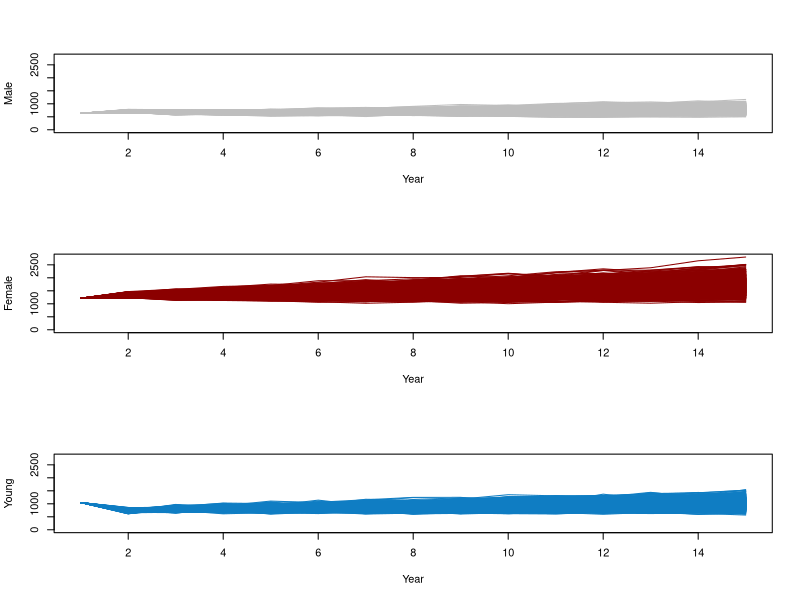
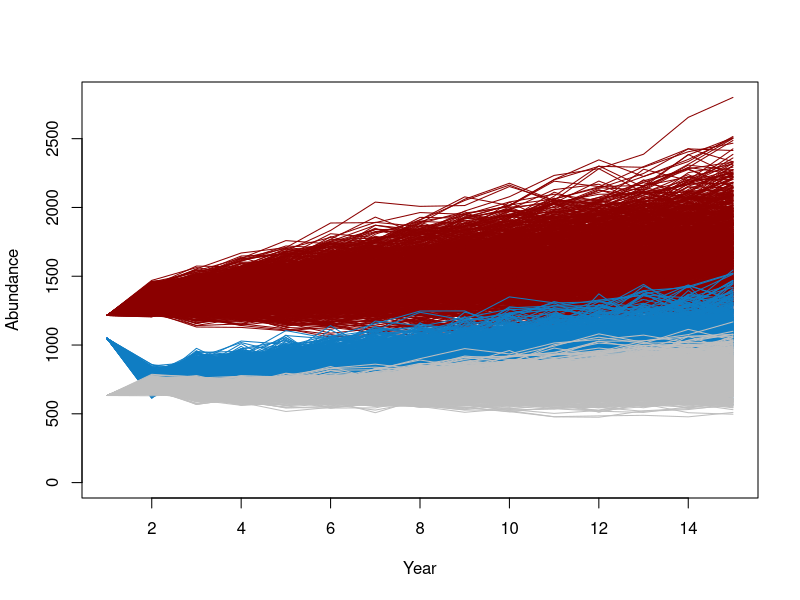

The R script that drew these images, in order:
      #  Population simulation
      #  05/2015
################################################################################
      #  Population simulation function takes a series of of inputs and returns
      #  an array with dimensions n years, 10, n sexes.
      #  The model is pre-birth pulse, two sex and assumes equal sex ratios at
      #  birth.  Harvest is incorporate through the survival term, i.e. the
      #  input survival rates should include harvest mortality.  This model has
      #  2 age classes.
################################################################################
      #  Inputs
      #  nyr = a single value describing the number of years to simulate
      #  process.error = logical, if TRUE reproduction is distributed as
      #    Poisson and survival follows a binomial process, if FALSE the matrix
      #    projection model is deterministic
      #  phi.trends = the amount of change in survival that occurs each year, a
      #    vector of length 4
      #  fec.trends = the amount of change in fecundity each year, a vector of
      #    length 2
      #  start.pop = a vector of length 4 specifying the starting size of each
      #    population demographic
      #  phi = a matrix (4 x 2) describing the min and max (columns) survival
      #    for each demographic (rows), where the first two rows describe female
      #    survival and the last two rows depict male survival
      #  fec = a matrix (2 x 2) describing the min and max (columns) fecundity
      #    for each age class of females.  Here fecundity is the number of young
      #    born to a given animal each year.
      #  prop.harv.mort = a matrix (2 X 2) describing the proportion of
      #    mortality that is due to harvest.  For example, if survival is 0.8
      #    then mortality is 0.2 and if 0.7 of that is harvest related then 0.14
      #    of the population dies by harvest and 0.06 of the population dies
      #    from other causes each year.
################################################################################
      PopSim2 <- function(nyr, process.error,
                          phi.trends, fec.trends, start.pop, phi, fec,
                          prop.harv.mort){

        #  Initialize population size matrix
        N <- PHI <- HM <- HMN <- array(NA, dim = c(nyr, 2, 2))

        #  Create first year abundance
        N[1,,] <- start.pop

        #  Draw demographic rates, potentailly with randomly changing values and
        #  trends
        PHI[,,] <- sapply(1:4, function(i){
                          round(runif(nyr, phi[i,1], phi[i,2]), 2) +
                          phi.trends[i] * 1:nyr
        })
        FEC <- sapply(1:2, function(i){
                          round(runif(nyr, fec[i,1], fec[i,2]), 2) +
                          fec.trends[i] * 1:nyr
        })

        #  Calculate first year harvest mortality
        for(sex in 1:2){
          HM[1,,sex] <- round((1 - PHI[1,,sex]) * prop.harv.mort[sex,], 2)
          HMN[1,,sex] <- round(N[1,,sex] * HM[1,,sex])
        }

        #  Grow the population according to known parameters
        if(process.error){
          for(y in 2:nyr){
            for(sex in 1:2){
              N[y,1,sex] <- rpois(1, sum(N[y-1,2,1] * FEC[y-1,2]/2))
			  nn1 <- rbinom(1, size = N[y-1,1,sex], prob = PHI[y-1,1,sex])
			  nn2 <- rbinom(1, size = N[y-1,2,sex], prob = PHI[y-1,2,sex])
              N[y,2,sex] <- round(nn1 + nn2)
              HM[y,,sex] <- round((1 - PHI[y,,sex]) * prop.harv.mort[sex,], 2)
              HMN[y,,sex] <- round(N[y,,sex] * HM[y,,sex])
            }  #  s
          }  #  y
        }else{
          for(y in 2:nyr){
            for(sex in 1:2){
              N[y,1,sex] <- round(sum(N[y-1,2,1] * FEC[y-1,2]/2))
			  nn1 <- N[y-1,1,sex] * PHI[y-1,1,sex]
			  nn2 <- N[y-1,2,sex] * PHI[y-1,2,sex]
              N[y,2,sex] <- round(nn1 + nn2)
              HM[y,,sex] <- round((1 - PHI[y,,sex]) * prop.harv.mort[sex,], 2)
              HMN[y,,sex] <- round(N[y,,sex] * HM[y,,sex])
            }  #  sex
          }  #  y
        }  #  else

        #  Gather outputs in a list
        out <- list("Year" = 1:nyr,
                    "N" = N,
                    "PHI" = PHI,
                    "PHI.noharv" = 1 - (1 - (PHI + HM)),
                    "FEC" = FEC,
                    "HM" = HM,
					"OM" = 1 - (PHI + HM),
                    "HMN" = HMN)

      return(out)
      }  #  Close function
################################################################################
    #  Example Call
    x <- PopSim2(
        nyr = 15,
        process.error = T,
        phi.trends = c(0,0,0,0),
        fec.trends = c(0, 0),
        start.pop = c(524, 1215, 524, 633),
        phi = matrix(c(0.55, 0.60, 0.8, 0.89, 0.55, 0.60, 0.6, 0.7), nrow = 4,
          byrow = T),
        fec = matrix(c(0, 0, 0.55, 0.65), nrow = 2, byrow = T),
        prop.harv.mort = matrix(c(0.5, 0.5, 0.4, 0.9), nrow = 2)
	)
  
#################################################################################
  # Simulate multiple runs of model
  # indexing year, age, sex
  #
  
  nReps <- 1000
  
  jfSurv <- c(0.55, 0.60)
  afSurv <- c(0.77, 0.93)
  jmSurv <- c(0.55, 0.60)
  amSurv <- c(0.60, 0.70)
  
  fec <- c( 0.55, 0.65 )
  
  harv <- c(0.5, 0.5, 0.4, 0.9 )
  
  x <- replicate( nReps, expr=PopSim2(
        nyr = 15,
        process.error = T,
        phi.trends = c(0,0,0,0),
        fec.trends = c(0, 0),
        start.pop = c(524, 1215, 524, 633),
        phi = matrix(c(jfSurv[1], jfSurv[2], afSurv[1], afSurv[2],
                       jmSurv[1], jmSurv[2], amSurv[1], amSurv[2] ), nrow = 4,
          byrow = T),
        fec = matrix(c(0, 0, fec[1], fec[2]), nrow = 2, byrow = T),
        prop.harv.mort = matrix(harv, nrow = 2)
    ), simplify=FALSE
  )
  
#################################################################################
  # plot abundance by age and sex
  # indexing year, age, sex
  #
  
#  par( mfrow=c(2,1) )
#  plot( x[[1]]$N[,1,1] ~ c( 1:dim(x$N)[1] ), type="l", xlab="Year", ylab="Female", ylim=c(0,2000) )
#  lines( x[[1]]$N[,2,1] ~ c( 1:dim(x$N)[1] ), type="l", xlab="Year", ylim=c(0,2000) )  
#  plot( x[[1]]$N[,1,2]~ c( 1:dim(x$N)[1] ), type="l", xlab="Year", ylab="Male", ylim=c(0,2000) )
#  lines( x[[1]]$N[,2,2] ~ c( 1:dim(x$N)[1] ), type="l", xlab="Year", ylim=c(0,2000) )

  par( mfrow=c(3,1) )
  
  maxY <- 0
  for( i in 1:nReps ){
    maxY <- max( maxY, max( x[[i]]$N ) )
  }
  # Adult males
  plot( x[[1]]$N[,2,2]~ c( 1:dim(x[[1]]$N)[1] ), type="l", xlab="Year",
        ylab="Male", ylim=c(0,maxY), col="grey" )
  for( i in 2:nReps ){
    lines( x[[i]]$N[,2,2] ~ c( 1:dim(x[[i]]$N)[1] ), type="l", xlab="Year",
        col="grey" )
  }
  
  # adult females
  plot( x[[1]]$N[,2,1]~ c( 1:dim(x[[1]]$N)[1] ), type="l", xlab="Year", 
        ylab="Female", ylim=c(0,maxY), col="darkred" )
  for( i in 2:nReps ){
    lines( x[[i]]$N[,2,1] ~ c( 1:dim(x[[i]]$N)[1] ), type="l", xlab="Year",
        col="darkred" )
  }
  
  # adult females
  plot( apply( x[[1]]$N[,1,], 1, sum) ~ c( 1:dim(x[[1]]$N)[1] ), type="l", xlab="Year",
        ylab="Young", ylim=c(0,maxY), col="#0F7dc3" )
  for( i in 2:nReps ){
    lines( apply( x[[i]]$N[,1,], 1, sum)  ~ c( 1:dim(x[[i]]$N)[1] ), type="l", xlab="Year",
        col="#0F7dc3" )
  }

# on the same plot  
par( mfrow=c(1,1) )
  
  maxY <- 0
  for( i in 1:nReps ){
    maxY <- max( maxY, max( x[[i]]$N ) )
  }
  # Adult males
  plot( x[[1]]$N[,2,2]~ c( 1:dim(x[[1]]$N)[1] ), type="l", xlab="Year",
        ylab="Abundance", ylim=c(0,maxY), col="grey" )
    
  # adult females
  lines( x[[1]]$N[,2,1]~ c( 1:dim(x[[1]]$N)[1] ), type="l", xlab="Year", 
        ylab="Female", ylim=c(0,maxY), col="darkred" )
  for( i in 2:nReps ){
    lines( x[[i]]$N[,2,1] ~ c( 1:dim(x[[i]]$N)[1] ), type="l", xlab="Year",
        col="darkred" )
  }
  
  # young
  lines( apply( x[[1]]$N[,1,], 1, sum) ~ c( 1:dim(x[[1]]$N)[1] ), type="l", xlab="Year",
        ylab="Young", ylim=c(0,maxY), col="#0F7dc3" )
  for( i in 2:nReps ){
    lines( apply( x[[i]]$N[,1,], 1, sum)  ~ c( 1:dim(x[[i]]$N)[1] ), type="l", xlab="Year",
        col="#0F7dc3" )
  }
  # back to males
  for( i in 2:nReps ){
    lines( x[[i]]$N[,2,2] ~ c( 1:dim(x[[i]]$N)[1] ), type="l", xlab="Year",
        col="grey" )
  }
  
  
#################################################################################
	#  Gather data for jags
# 	nyr <- dim(x$N)[1]
# 	airyr <- seq(1, nyr, by = 3)
# 	nair <- length(airyr)
# 	yfyr <- sample(1:nyr, round(nyr * .6))
# 	nyf <- length(yfyr)
# 	yfrat <- (x$N[,1,1] + x$N[,1,2])/x$N[,2,1]
# 	mfyr <- yfyr
# 	nmf <- length(mfyr)
# 	fSyr <- c(1:5, 8:10)
# 	nSf <- length(fSyr)
# 	jSyr <- c(3:7, 9:14)
# 	nSj <- length(jSyr)
# 	fH <- apply(x$HMN[,,1], 1, sum)
# 	mH <- apply(x$HMN[,,2], 1, sum)
# 	meanr <- mean((x$N[,1,1] + x$N[,1,2])/x$N[,2,1])
# 	meanjs <- mean(c(x$PHI[,1,1], x$PHI[,1,2]))
# 	meanfs <- mean(x$PHI[,2,1])
# 	muf1 <- sum(x$N[1,,]) * .6
# 	mum1 <- muf1 * 0.45
# 	muy1 <- muf1 * 0.6
# 	mfrat <- x$N[,2,2]/x$N[,2,1]
# 	Nobs <- rpois(dim(x$N)[1], apply(x$N, 1, sum))
# #################################################################################
#     require(R2jags)
#     sink("C:/tmp/bugs1.txt")
#     cat("
#     model{
# 				
# 		#  Priors on survival and fecundity
# 		muR ~ dnorm(0, .01)
# 		mujS ~ dnorm(0, .01)T(-5, 5)
# 		mufS ~ dnorm(0, .01)T(-5, 5)
# 		mumS ~ dnorm(0, .01)T(-5, 5)
# 		for(yr in 1:nyr){
# 			logit(jS[yr]) <- mujS
# 			logit(fS[yr]) <- mufS
# 			logit(mS[yr]) <- mumS
# 			R[yr] <- exp(muR)
# 		}
# 
# 		#  Prior on first year population size
# 		Ny[1] ~ dnorm(muy1, 0.00001)T(0,)
# 		Nf[1] ~ dnorm(muf1, 0.00001)T(0,)
# 		Nm[1] ~ dnorm(mum1, 0.00001)T(0,)
# 		Ntot[1] <- Ny[1] + Nf[1] + Nm[1]
# 		ny[1] <- Ny[1] 
# 		nm[1] <- Nm[1]
# 		nf[1] <- Nf[1]
# 		
# 		for(yr in 2:nyr){
# 			#  YOY
# 			Ny[yr] ~ dpois(Nf[yr] * R[yr])
# 			#  Adults
# 			nf[yr] <- round(Nf[yr-1] * fS[yr-1] + 0.5 * Ny[yr-1] * jS[yr-1] - 
# 							fH[yr])
# 			Nf[yr] ~ dpois(nf[yr])
# 			nm[yr] <- round(Nm[yr-1] * mS[yr-1] + 0.5 * Ny[yr-1] * jS[yr-1] - 
# 							mH[yr])
# 			Nm[yr] ~ dpois(nm[yr])
# 			Ntot[yr] <- Ny[yr] + Nf[yr] + Nm[yr]
# 		}  #  y
# 
# 		#  Observation Models
# 		#  Abundance Observation
# 		for(i in 2:nair){
# 			counts[i] ~ dnorm(Ntot[airyr[i]], nse[i])T(0,)
# 		}
# 	
# 		#  YF Ratio Observations
# 		for(i in 1:nyf){
# 			yfdat[i] ~ dnorm(R[yfyr[i]], yfse[i])T(0, 1)
# 		}
# 		
# 		#  MF Ratio Observations
# 		for(i in 1:nmf){
# 			mfdat[i] ~ dnorm(mf[mfyr[i]], mfse[i])T(0, 1)
# 		}
# 		
# 		#  Survival Observations
# 		for(i in 1:nSf){
# 			fSdat[i] ~ dnorm(fS[fSyr[i]], fSse[i])T(0, 1)
# 		}
# 
# 		for(i in 1:nSj){
# 			jSdat[i] ~ dnorm(jS[jSyr[i]], jSse[i])T(0, 1)	
# 		}
# 		
# 		#  Derived 
# 		for(yr in 1:nyr){
# 			mf[yr] <- (Nm[yr] + 0.001)/(Nf[yr] + 0.001)
# 			yf[yr] <- (Ny[yr] + 0.001)/(Nf[yr] + 0.001)
# 		}
# 		lambda[1] <- 1
# 		for(yr in 2:nyr){
# 		 lambda[yr] <- (Ntot[yr] + 0.001)/(Ntot[yr-1] + 0.001)
# 		 logla[yr] <- log(lambda[yr])
# 		}
# 		geoLambda <- exp((1/(nyr-1))*sum(logla[2:(nyr)])) 
# 		
# 	}
# 	",fill=TRUE)
#     sink()
# ###############################################################################################
# 	dat <- list("nyr" = nyr,
# 				
# 				"nSf" = nSf,	
# 				"fSdat" = x$PHI.noharv[fSyr,2,1],
# 				"fSse" = 1/(runif(nSf, 0.001, 0.004)^2),
# 				"fSyr" = fSyr,
# 
# 				"nSj" = nSj,	
# 				"jSdat" = apply(x$PHI.noharv[,1,], 1, mean)[jSyr],
# 				"jSse" = 1/(runif(nSj, 0.001, 0.004) ^ 2),
# 				"jSyr" = jSyr,
# 
# 				"nyf" = nyf,
# 				"yfdat" = yfrat[yfyr],
# 				"yfse" = 1/(runif(nyf, .002, .04)^2),
# 				"yfyr" = yfyr,
# 				
# 				"nmf" = nmf,
# 				"mfdat" = mfrat,
# 				"mfse" = 1/(runif(nmf, 0.001, 0.04) ^ 2),
# 				"mfyr" = mfyr,
# 
# 				"nair" = nair,
# 				"counts" = Nobs[airyr],
# 				"nse" = 1/(2*Nobs[airyr]),
# 				"airyr" = airyr,
# 				
# 				"muy1" = muy1,
# 				"muf1" = muf1,
# 				"mum1" = mum1,
# 				
# 				"mH" = mH,
# 				"fH" = fH,
# 				
# 				"meanr" = log(meanr),
# 				"meanfs" = qlogis(meanfs),
# 				"meanjs" = qlogis(meanjs)
# 	)
# 
# 	source("C:/Users/josh.nowak/Documents/GitHub/Demo/helpers/gen_init.R")
# 	inits <- replicate(3, gen_init(dat, model_name = "cR_cjS_cfS_cmS_pe.txt"), 
# 					simplify = F)
# 
# 	parms <- c("mf", "yf", "Ntot", "Nf", "Nm", "Ny", "jS", "mS", "fS", "R", 
# 				      "mufS", "mujS", "muR")
# 
# 	#  Call
# 	out <- jags(data = dat,
#                 inits = inits,
#                 parameters.to.save = parms,
#                 model.file = "C:/tmp/bugs1.txt",
#                 n.chains = 3,
#                 n.iter = 10000,
#                 n.burnin = 5000,
#                 n.thin = 2)
# #################################################################################
# 	#  Recruitment
# 	rr <- t(apply(out$BUGS$sims.list$R, 2, quantile, c(0.025, 0.5, 0.975)))
#     plot(1:nyr, rr[,2], 
# 			xlab = "Year",
# 			ylab = "Recruitment",
# 			type = "l",
# 			lwd = 2)
# 	lines(1:nyr, rr[,1], lty = 2)
# 	lines(1:nyr, rr[,3], lty = 2)
# 	points(1:nyr, x$FEC[,2], pch = 19, col = "red")
# 	legend("top", c("Truth", "Estimate"), lty = c(NA, 1), pch = c(19, NA), 
# 			lwd = 2, col = c("red", "black"), bty = "n")
#   
# 	#  Juvenile Survival
# 	ys <- t(apply(out$BUGS$sims.list$jS, 2, quantile, c(0.025, 0.5, 0.975)))
#     plot(1:nyr, ys[,2], 
# 			xlab = "Year",
# 			ylab = "Juvenile Survival",
# 			type = "l",
# 			lwd = 2)
# 	lines(1:nyr, ys[,1], lty = 2)
# 	lines(1:nyr, ys[,3], lty = 2)
# 	points(1:nyr, x$PHI.noharv[,1,1], pch = 19, col = "red")
# 	points(1:nyr, x$PHI.noharv[,1,2], pch = 19, col = "blue")
# 	legend("top", c("Female Truth", "Male Truth", "Estimate"), 
# 			lty = c(NA, NA, 1), 
# 			pch = c(19, 19, NA), 
# 			lwd = 2, 
# 			col = c("red", "blue", "black"), 
# 			bty = "n")
# 
# 
# 	#  Adult Male Survival
# 	ms <- t(apply(out$BUGS$sims.list$mS, 2, quantile, c(0.025, 0.5, 0.975)))
#     plot(1:nyr, ms[,2], 
# 			xlab = "Year",
# 			ylab = "Ad Male Survival",
# 			type = "l",
# 			lwd = 2)
# 	lines(1:nyr, ms[,1], lty = 2)
# 	lines(1:nyr, ms[,3], lty = 2)
# 	points(1:nyr, x$PHI.noharv[,2,2], pch = 19, col = "blue")
# 	legend("top", c("Male Truth", "Estimate"), 
# 			lty = c(NA, 1), 
# 			pch = c(19, NA), 
# 			lwd = 2, 
# 			col = c("blue", "black"), 
# 			bty = "n")  
# 
# 	#  Adult Female Survival
# 	fs <- t(apply(out$BUGS$sims.list$fS, 2, quantile, c(0.025, 0.5, 0.975)))
#     plot(1:nyr, fs[,2], 
# 			xlab = "Year",
# 			ylab = "Ad Female Survival",
# 			type = "l",
# 			lwd = 2)
# 	lines(1:nyr, fs[,1], lty = 2)
# 	lines(1:nyr, fs[,3], lty = 2)
# 	points(1:nyr, x$PHI.noharv[,2,1], pch = 19, col = "red")
# 	legend("top", c("Female Truth", "Estimate"), 
# 			lty = c(NA, 1), 
# 			pch = c(19, NA), 
# 			lwd = 2, 
# 			col = c("red", "black"), 
# 			bty = "n")  
# 			
# 	#  N
# 	n <- t(apply(out$BUGS$sims.list$Ntot, 2, quantile, c(0.025, 0.5, 0.975)))
#     plot(1:nyr, n[,2], 
# 			xlab = "Year",
# 			ylab = "N total",
# 			type = "l",
# 			lwd = 2,
# 			ylim = c(min(n), max(n)))
# 	lines(1:nyr, n[,1], lty = 2)
# 	lines(1:nyr, n[,3], lty = 2)
# 	points(1:nyr, apply(x$N, 1, sum), pch = 19, col = "red")
# 	points(airyr, dat$counts, col = "blue", pch = 18)
# 	legend("top", c("True N", "Estimate"), 
# 			lty = c(NA, 1), 
# 			pch = c(19, NA), 
# 			lwd = 2, 
# 			col = c("red", "black"), 
# 			bty = "n")  	
# #################################################################################
# 	#  Create data sheet for demo
# 	#  Lots of good data
# 	x <- PopSim2(
#         nyr = 18,
#         process.error = T,
#         phi.trends = c(0,0,0,0),
#         fec.trends = c(0, 0),
#         start.pop = c(524, 1215, 524, 633),
#         phi = matrix(c(0.55, 0.60, 0.83, 0.87, 0.55, 0.60, 0.65, 0.7), nrow = 4,
#           byrow = T),
#         fec = matrix(c(0, 0, 0.45, 0.65), nrow = 2, byrow = T),
#         prop.harv.mort = matrix(c(0.5, 0.5, 0.4, 0.6), nrow = 2)
# 	)
# 	
# 	#  
# 	nyr <- dim(x$N)[1]
# 	yfyr <- sample(1:nyr, round(nyr * .6))
# 	nyf <- length(yfyr)	
# 	
# 	md2 <- data.frame(
# 			Year = seq(1998, length.out = dim(x$N)[1]),
# 			Species = "MD",
# 			DAU = 1,
# 			YFratio = ((x$N[,1,1] + x$N[,1,2])/x$N[,2,1]) * 100,
# 			SEYFratio = runif(nyr, 1, 6),
# 			MFratio = (x$N[,2,2]/x$N[,2,1]) * 100,
# 			SEMFratio = runif(nyr, 1, 6),
# 			YoungSurvival = apply(x$PHI.noharv[,1,], 1, mean),
# 			SEYoungSurvival = runif(nyr, 0.01, 0.09),
# 			FemaleSurvival = x$PHI.noharv[,2,1],
# 			SEFemaleSurvival = runif(nyr, 0.01, 0.099),
# 			PopulationSize = apply(x$N, 1, sum),
# 			SEPopulationSize = apply(x$N, 1, sum) * 0.008,
# 			MaleHarvest = apply(x$HMN[,,2], 1, sum),
# 			FemaleHarvest = apply(x$HMN[,,1], 1, sum)
# 	)
# 	
# 	#  Subset data by inserting NA's
# 	#  Aerial surveys
# 	airyr <- seq(2, nyr, by = 2)
# 	md2$PopulationSize[airyr] <- NA
# 	md2$SEPopulationSize[is.na(md2$PopulationSize)] <- NA
# 	
# 	#  Composition Surveys
# 	yfyr <- sort(sample(1:nyr, round(nyr * .3)))
# 	md2$YFratio[yfyr] <- NA
# 	md2$SEYFratio[is.na(md2$YFratio)] <- NA
# 	md2$MFratio[is.na(md2$YFratio)] <- NA
# 	md2$SEMFratio[is.na(md2$MFratio)] <- NA
# 	
# 	#  Survival Data
# 	fSyr <- c(2:5, 8:13)
# 	jSyr <- c(3:7, 11:nyr)
# 	md2$FemaleSurvival[fSyr] <- NA
# 	md2$SEFemaleSurvival[fSyr] <- NA
# 	md2$YoungSurvival[jSyr] <- NA
# 	md2$SEYoungSurvival[jSyr] <- NA	
# 	
# 	#  Add sparse data
# 	x <- PopSim2(
#         nyr = 18,
#         process.error = T,
#         phi.trends = c(0,0,0,0),
#         fec.trends = c(0, 0),
#         start.pop = c(524, 1215, 524, 633),
#         phi = matrix(c(0.55, 0.60, 0.83, 0.87, 0.55, 0.60, 0.6, 0.65), nrow = 4,
#           byrow = T),
#         fec = matrix(c(0, 0, 0.45, 0.65), nrow = 2, byrow = T),
#         prop.harv.mort = matrix(c(0.5, 0.5, 0.4, 0.5), nrow = 2)
# 	)
# 	
# 	#  
# 	nyr <- dim(x$N)[1]
# 	yfyr <- sample(1:nyr, round(nyr * .6))
# 	nyf <- length(yfyr)	
# 	
# 	md <- data.frame(
# 			Year = seq(1998, length.out = dim(x$N)[1]),
# 			Species = "MD",
# 			DAU = 2,
# 			YFratio = ((x$N[,1,1] + x$N[,1,2])/x$N[,2,1]) * 100,
# 			SEYFratio = runif(nyr, 1, 6),
# 			MFratio = (x$N[,2,2]/x$N[,2,1]) * 100,
# 			SEMFratio = runif(nyr, 1, 6),
# 			YoungSurvival = apply(x$PHI.noharv[,1,], 1, mean),
# 			SEYoungSurvival = runif(nyr, 0.01, 0.09),
# 			FemaleSurvival = x$PHI.noharv[,2,1],
# 			SEFemaleSurvival = runif(nyr, 0.01, 0.099),
# 			PopulationSize = apply(x$N, 1, sum),
# 			SEPopulationSize = apply(x$N, 1, sum) * 0.008,
# 			MaleHarvest = apply(x$HMN[,,2], 1, sum),
# 			FemaleHarvest = apply(x$HMN[,,1], 1, sum)
# 	)
# 	
# 	#  Subset data by inserting NA's
# 	#  Aerial surveys
# 	airyr <- seq(2, nyr, by = 4)
# 	md$PopulationSize[airyr] <- NA
# 	md$SEPopulationSize[is.na(md$PopulationSize)] <- NA
# 	
# 	#  Composition Surveys
# 	yfyr <- sort(sample(1:nyr, round(nyr * .5)))
# 	md$YFratio[yfyr] <- NA
# 	md$SEYFratio[is.na(md$YFratio)] <- NA
# 	md$MFratio[is.na(md$YFratio)] <- NA
# 	md$SEMFratio[is.na(md$MFratio)] <- NA
# 	
# 	#  Survival Data
# 	fSyr <- c(2:5, 10:13)
# 	jSyr <- c(3:6, 11:nyr)
# 	md$FemaleSurvival[fSyr] <- NA
# 	md$SEFemaleSurvival[fSyr] <- NA
# 	md$YoungSurvival[jSyr] <- NA
# 	md$SEYoungSurvival[jSyr] <- NA		
# 
# 	md_data <- rbind.data.frame(md2, md)
# 	
# 	save(md_data,
# 			file = "C:/Users/josh.nowak/Documents/GitHub/Demo/data/My_Database.RData")
# 	write.csv(md_data,
# 				file = "C:/Users/josh.nowak/Documents/GitHub/Demo/My_Database.csv")		
# 			
# 	